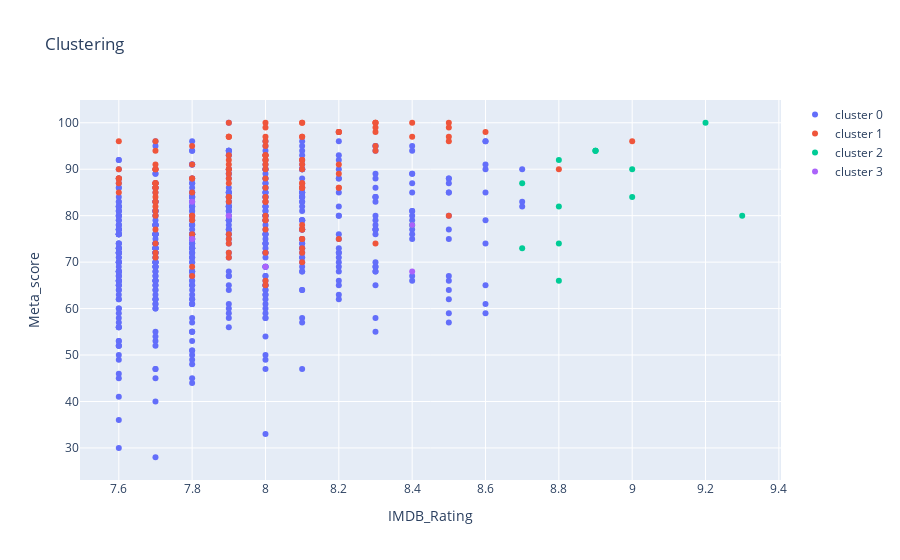

The cell this chart's notebook holds for it:
### Markdown cell above
## total 4 clusters obtained

### Code cell
plot_data = []
for clus in set(data_ac['cluster']):
    df = data_ac[data_ac['cluster'] == clus]
    plot_data.append(go.Scatter(x= df['IMDB_Rating'], y= df['Meta_score'], 
                                # text=df["name"], 
                                name = 'cluster ' + str(clus), mode = 'markers'))

layout = go.Layout(xaxis = dict(title='IMDB_Rating'), yaxis = dict(title= 'Meta_score'), 
                   title = 'Clustering')
fig = go.Figure(data= plot_data, layout=layout)
plotly.offline.iplot(fig)

### Figure 1 — Plotly figure (JSON) as saved in the notebook; plotly's stock layout.template omitted (floating-point values rounded to 4 significant figures; data arrays with more than 128 entries replaced by an {"elided": "..."} marker saying what was removed)
{"data": [{"mode": "markers", "name": "cluster 0", "type": "scatter", "x": {"elided": "561 float values"}, "y": {"elided": "561 int values"}}, {"mode": "markers", "name": "cluster 1", "type": "scatter", "x": {"elided": "133 float values"}, "y": {"elided": "133 int values"}}, {"mode": "markers", "name": "cluster 2", "type": "scatter", "x": [9.3, 9.2, 9, 9, 8.9, 8.9, 8.9, 8.8, 8.8, 8.8, 8.8, 8.7, 8.7, 8.4], "y": [80, 100, 84, 90, 94, 94, 94, 74, 66, 92, 82, 87, 73, 78]}, {"mode": "markers", "name": "cluster 3", "type": "scatter", "x": [8.4, 8.4, 8, 7.9, 7.8, 7.8], "y": [78, 68, 69, 80, 83, 75]}], "layout": {"title": {"text": "Clustering"}, "xaxis": {"title": {"text": "IMDB_Rating"}}, "yaxis": {"title": {"text": "Meta_score"}}}}
